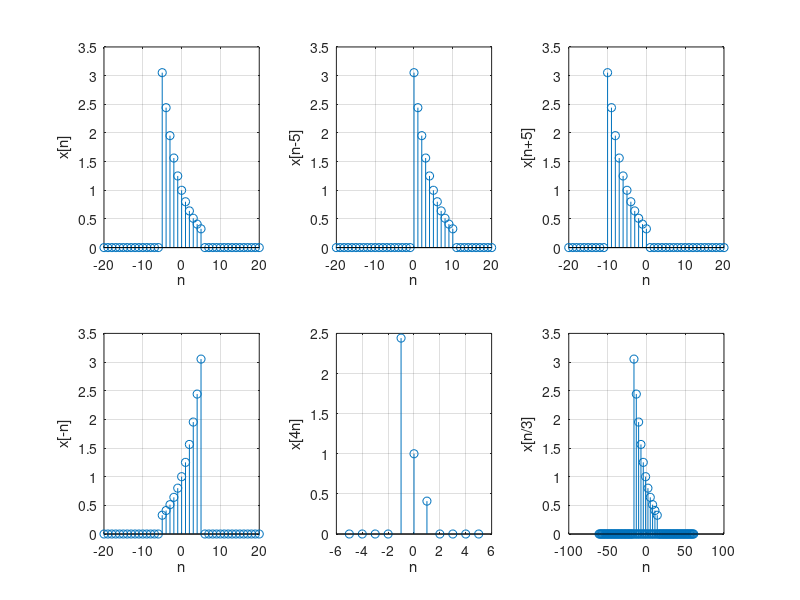

MATLAB code for this plot:
clear,close all,clc
% Άσκηση 1
figure(1)
n=-20:20;
m=length(n);
p=((n>=-5)&(n<=5));
x=0.8.^n.*p;
subplot(231),stem(n,x),grid on,xlabel('n'),ylabel('x[n]')

p2=((n-5>=-5)&(n-5<=5));
x2=0.8.^(n-5).*p2;
subplot(232),stem(n,x2),grid on,xlabel('n'),ylabel('x[n-5]')

p3=((n+5>=-5)&(n+5<=5));
x3=0.8.^(n+5).*p3;
subplot(233),stem(n,x3),grid on,xlabel('n'),ylabel('x[n+5]')

x4=fliplr(x);
subplot(234),stem(n,x4),grid on,xlabel('n'),ylabel('x[-n]')

x5=downsample(x,4);
subplot(235),stem(-(length(x5)-1)/2:(length(x5)-1)/2,x5),grid on,xlabel('n'),ylabel('x[4n]')

x6=upsample(x,3);
subplot(236),stem(-(length(x6)-1)/2:(length(x6)-1)/2,x6),grid on,xlabel('n'),ylabel('x[n/3]')

% εύρεση πρώτου και τελευταίου σημείου του άξονα n με μη μηδενική τιμή
nonZero=find(x>0);
shft=-(n(1)-1);
fprintf('Για το σήμα x[n] η πρώτη μη μηδενική τιμή είναι για n=%d και η τελευταία είναι για n=%d\n',nonZero(1)-shft,nonZero(length(nonZero))-shft);

nonZero=find(x2>0);
shft=-(n(1)-1);
fprintf('Για το σήμα x[n-5] η πρώτη μη μηδενική τιμή είναι για n=%d και η τελευταία είναι για n=%d\n',nonZero(1)-shft,nonZero(length(nonZero))-shft);

nonZero=find(x3>0);
shft=-(n(1)-1);
fprintf('Για το σήμα x[n+5] η πρώτη μη μηδενική τιμή είναι για n=%d και η τελευταία είναι για n=%d\n',nonZero(1)-shft,nonZero(length(nonZero))-shft);

nonZero=find(x>0);
shft=-(n(1)-1);
fprintf('Για το σήμα x[-n] η πρώτη μη μηδενική τιμή είναι για n=%d και η τελευταία είναι για n=%d\n',nonZero(1)-shft,nonZero(length(nonZero))-shft);


nonZero=find(x5~=0);
shft=-(-(length(x5)-1)/2-1);
fprintf('Για το σήμα x[4n] η πρώτη μη μηδενική τιμή είναι για n=%d και η τελευταία είναι για n=%d\n',nonZero(1)-shft,nonZero(length(nonZero))-shft);

nonZero=find(x6~=0);
shft=-(-(length(x6)-1)/2-1);
fprintf('Για το σήμα x[n/3] η πρώτη μη μηδενική τιμή είναι για n=%d και η τελευταία είναι για n=%d\n',nonZero(1)-shft,nonZero(length(nonZero))-shft);
